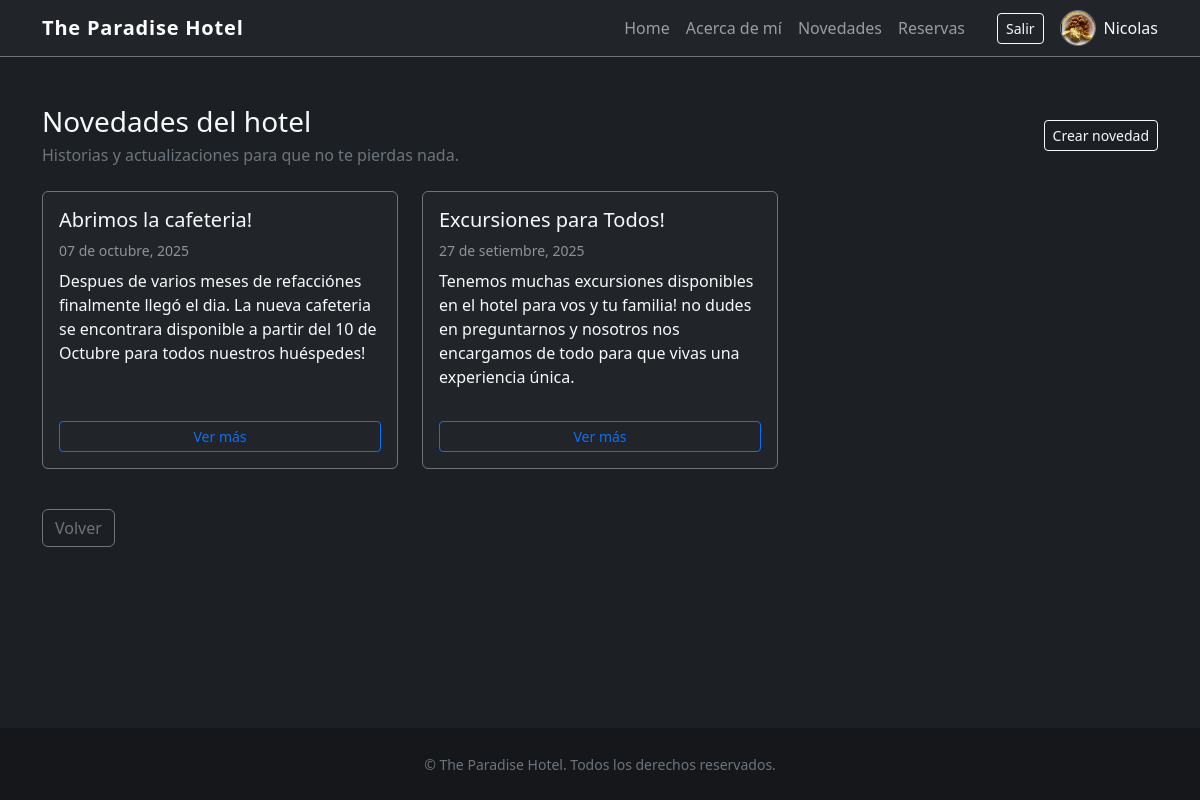
/pages/ (signed in), run on an earlier commit of the app's database.
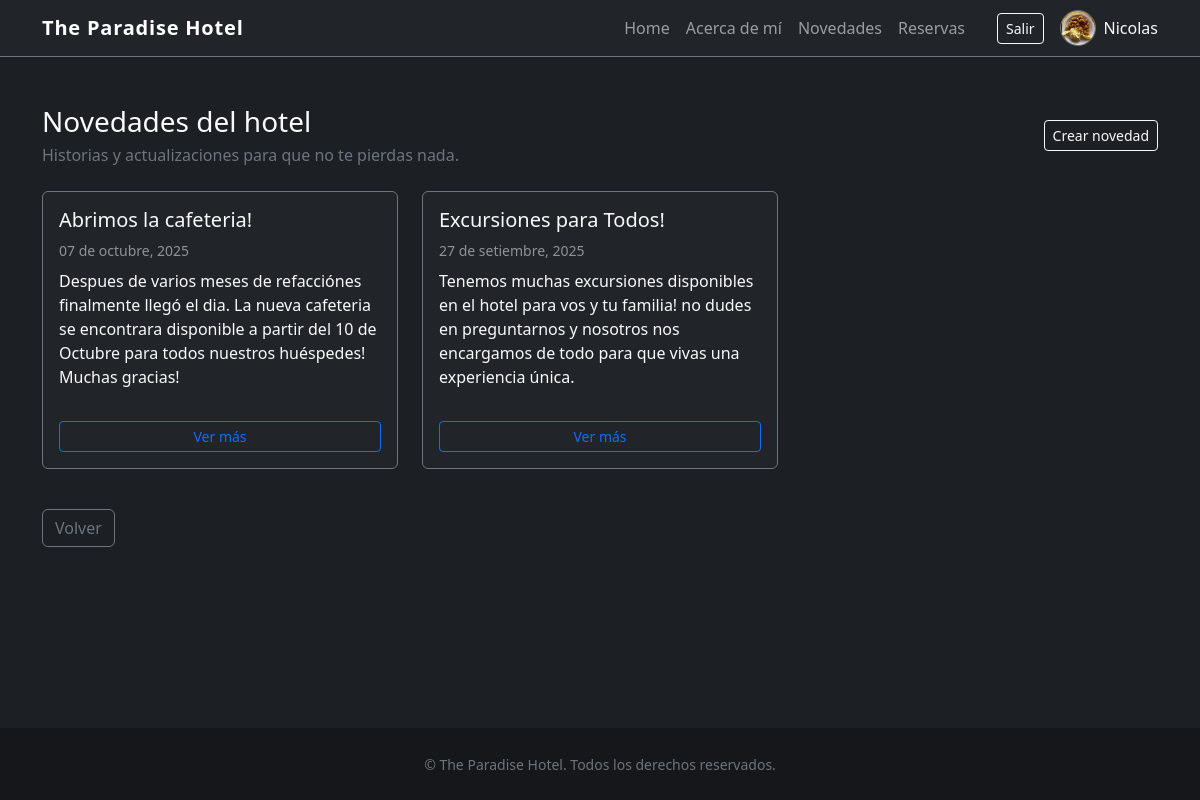
And on a later commit of the database.
### Paginas/models.py (models this page shows, shortened)
class Pagina(models.Model):
    titulo = models.CharField(max_length=150)
    slug = models.SlugField(max_length=160, unique=True)
    extracto = models.CharField(max_length=250)
    contenido = models.TextField()
    imagen_portada = models.ImageField(upload_to="paginas/", blank=True)
    fecha_publicacion = models.DateField()
    autor = models.ForeignKey(
        settings.AUTH_USER_MODEL,
        on_delete=models.SET_NULL,
        null=True,
        blank=True,
        related_name="paginas",
    )
    destacada = models.BooleanField(default=False)
    creado = models.DateTimeField(auto_now_add=True)
    actualizado = models.DateTimeField(auto_now=True)
    class Meta:
        ordering = ["-fecha_publicacion", "-creado"]
        verbose_name = "página"
        verbose_name_plural = "páginas"
    def get_absolute_url(self):
        return f"/pages/{self.slug}/"

### Paginas/views.py (the view)
# urls.py: path("pages/", PaginaListView.as_view(), name="lista"),
class PaginaListView(ListView):
    model = Pagina
    template_name = "paginas/pagina_list.html"
    context_object_name = "paginas"
    paginate_by = 6

### Cuentas/context_processors.py (called while the page is built)
def perfil_actual(request):
    if not request.user.is_authenticated:
        return {}
    perfil, _ = Perfil.objects.get_or_create(user=request.user)
    return {"perfil_actual": perfil}

### Cuentas/models.py (called while the page is built)
    def avatar_url(self):
        if self.avatar:
            return self.avatar.url
        nombre = self.user.get_full_name() or self.user.get_username()
        return "https://ui-avatars.com/api/?background=262b33&color=f8f9fa&name=" + quote_plus(nombre)

### Paginas/templates/paginas/pagina_list.html (shortened to what this page needs)
{% extends "base.html" %}
{% block content %}
<section class="row">
    <div class="col-12 mb-4">
        <div class="d-flex flex-column flex-md-row align-items-md-center justify-content-md-between gap-3">
            <div>
                <h1 class="h3 mb-1">Novedades del hotel</h1>
                <p class="text-secondary mb-0">Historias y actualizaciones para que no te pierdas nada.</p>
            </div>
            <div>
                {% if request.user.is_authenticated %}
                    <a href="{% url 'paginas:crear' %}" class="btn btn-outline-light btn-sm">Crear novedad</a>
                {% else %}
                    <a href="#" class="btn btn-outline-light btn-sm disabled" aria-disabled="true">Iniciá sesión para crear</a>
                {% endif %}
            </div>
        </div>
    </div>
    {% if paginas %}
        {% for pagina in paginas %}
            <div class="col-md-6 col-lg-4 mb-4">
                <article class="card bg-dark h-100 border-secondary text-light">
                    <div class="card-body d-flex flex-column">
                        <h2 class="h5 text-light">{{ pagina.titulo }}</h2>
                        <p class="text-white-50 small mb-2">{{ pagina.fecha_publicacion|date:"d \d\e F, Y" }}</p>
                        <p class="flex-grow-1">{{ pagina.extracto }}</p>
                        <a href="{{ pagina.get_absolute_url }}" class="btn btn-outline-primary btn-sm mt-3">Ver más</a>
                    </div>
                </article>
            </div>
        {% endfor %}
    {% else %}
        <div class="col-12">
            <div class="alert alert-secondary">No hay novedades aún. ¡Pronto tendremos noticias!</div>
        </div>
    {% endif %}
    <div class="col-12 mt-3">
        <a href="{% url 'home' %}" class="btn btn-outline-secondary">Volver</a>
    </div>
</section>
{% endblock %}

What changed in the data, as far as the page shows it:
changed Pagina "Abrimos la cafeteria!": extracto "…para todos nuestros huéspedes!" → "…para todos nuestros huéspedes! Muchas gracias!"
